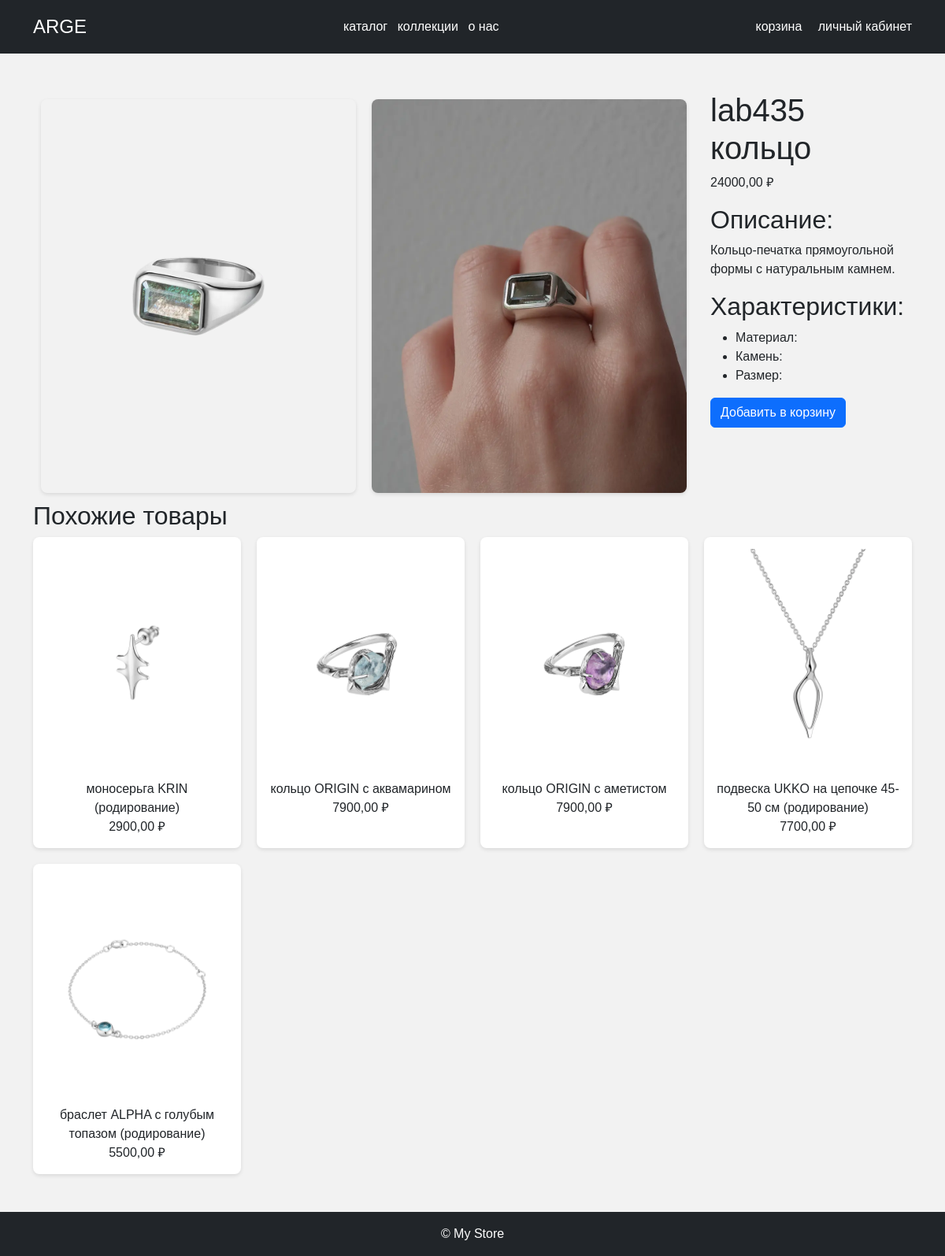
Screenshot of /product/4/ with the database file from the repository.
### members/models.py (models this page shows, shortened)
class ProductImg(models.Model):
    product = models.ForeignKey(Product, related_name='images', on_delete=models.CASCADE)
    img = models.ImageField(upload_to='product_images/', null=True, blank=True)
    class Meta:
        verbose_name = "Фото товара"
        verbose_name_plural = "Фото товаров"

class Product(models.Model):
    name = models.CharField(max_length=255)
    description = models.TextField()
    price = models.DecimalField(max_digits=10, decimal_places=2)
    category = models.ForeignKey(Category, related_name='products', on_delete=models.CASCADE)
    status = models.CharField(max_length=50, default='available')
    objects = models.Manager()
    available = AvailableProductsManager()
    class Meta:
        ordering = ['-price']
    class Meta:
        verbose_name = "Товар"
        verbose_name_plural = "Товары"

### members/views.py (the view)
# urls.py: path('product/<int:pk>/', views.ProductDetailView.as_view(), name='product_detail'),
class ProductDetailView(View):
    def get(self, request, pk):
        product = get_object_or_404(Product, pk=pk)
        recommended_products = Product.objects.exclude(pk=pk).order_by('?')[:5]
        return render(request, 'product_detail.html', {
            'product': product,
            'recommended_products': recommended_products,
        })

### templates/product_detail.html (shortened to what this page needs)
{% extends "base.html" %}
{% load static %}
{% block content %}
<div class="product-full-card">
    <div class="additional-images">
        {% for image in product.images.all %}
            <img src="{{ image.img.url }}" alt="{{ product.name }}">
        {% endfor %}
    </div>
    <div class="product-card-info">
        <h1>{{ product.name }}</h1>
        <p>{{ product.price }} ₽</p>
        <div class="product-info">
            <h2>Описание:</h2>
            <p>{{ product.description }}</p>
            <h2>Характеристики:</h2>
            <ul>
                <li>Материал: {{ product.material }}</li>
                <li>Камень: {{ product.gemstone }}</li>
                <li>Размер: {{ product.size }}</li>
            </ul>
            <form action="{% url 'add_to_cart' product.id %}" method="post">
                <button type="submit" class="btn btn-primary">Добавить в корзину</button>
            </form>
        </div>
    </div>
</div>
<section class="recommended-products">
    <h2>Похожие товары</h2>
    <div class="grid">
        {% for recommended_product in recommended_products %}
            <div class="product-card">
                {% if recommended_product.images.all %}
                    <img src="{{ recommended_product.images.all.0.img.url }}" alt="{{ recommended_product.name }}">
                {% else %}
                    <img src="https://via.placeholder.com/300x200"  alt="Нет изображения">
                {% endif %}
                <div>{{ recommended_product.name }}</div>
                <div>{{ recommended_product.price }} ₽</div>
            </div>
        {% empty %}
            <p>Нет рекомендаций.</p>
        {% endfor %}
    </div>
</section>
{% endblock %}

### static/styles.css (style rules this page uses)
body { font-family: sans-serif; margin: 0; background: #f2f2f2; }
.grid { display: grid; grid-template-columns: repeat(auto-fill, minmax(220px, 1fr)); gap: 20px; }
.product-card { background-color: #fff; padding: 15px; border-radius: 8px; box-shadow: 0 2px 5px rgba(0,0,0,0.1); text-align: center; }
.product-card img { width: 100%; height: auto; object-fit: cover; border-radius: 6px; }
.additional-images { display: flex; flex-direction: row; }
.additional-images img { height: 500px; margin: 10px; border-radius: 8px; box-shadow: 0 2px 5px rgba(0,0,0,0.1); text-align: center; }
.product-full-card { display: flex; flex-direction: row; }
.product-card-info { display: flex; flex-direction: column; margin-left: 20px; }

### rows the page displays
ProductImg: img (picture)
ProductImg: img (picture)
Product: name "lab435 кольцо", price "24000,00", description "Кольцо-печатка прямоугольной формы с натуральным камнем."
Product: images.all.0.img (picture), name "моносерьга KRIN (родирование)", price "2900,00"
Product: images.all.0.img (picture), name "кольцо ORIGIN с аквамарином", price "7900,00"
Product: images.all.0.img (picture), name "кольцо ORIGIN с аметистом", price "7900,00"
Product: images.all.0.img (picture), name "подвеска UKKO на цепочке 45-50 см (родирование)", price "7700,00"
Product: images.all.0.img (picture), name "браслет ALPHA с голубым топазом (родирование)", price "5500,00"
